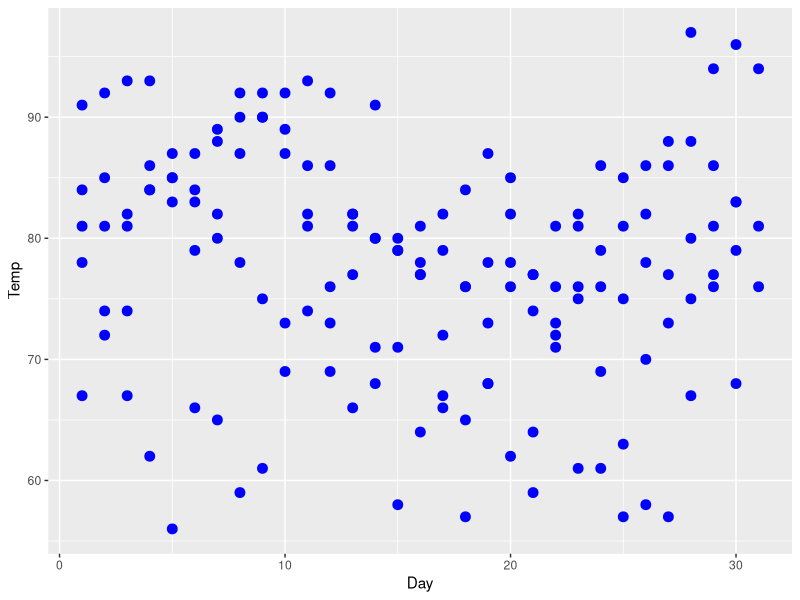
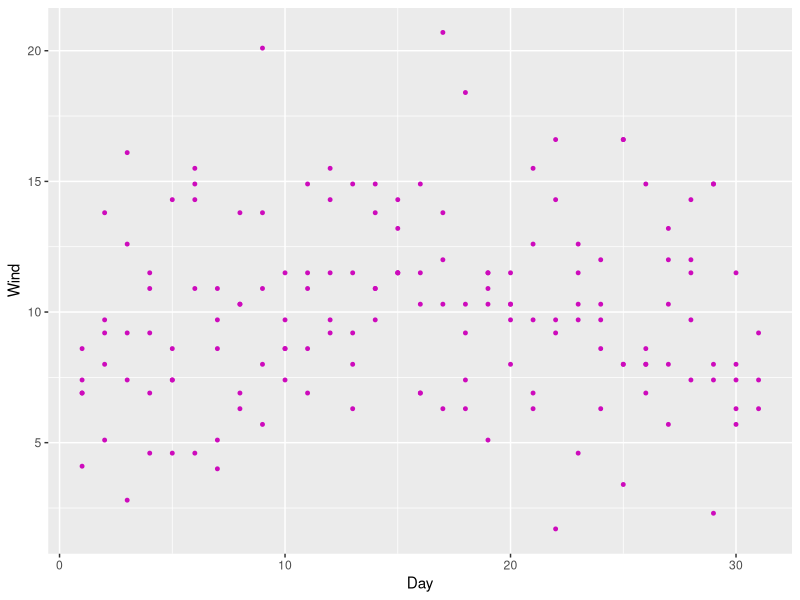
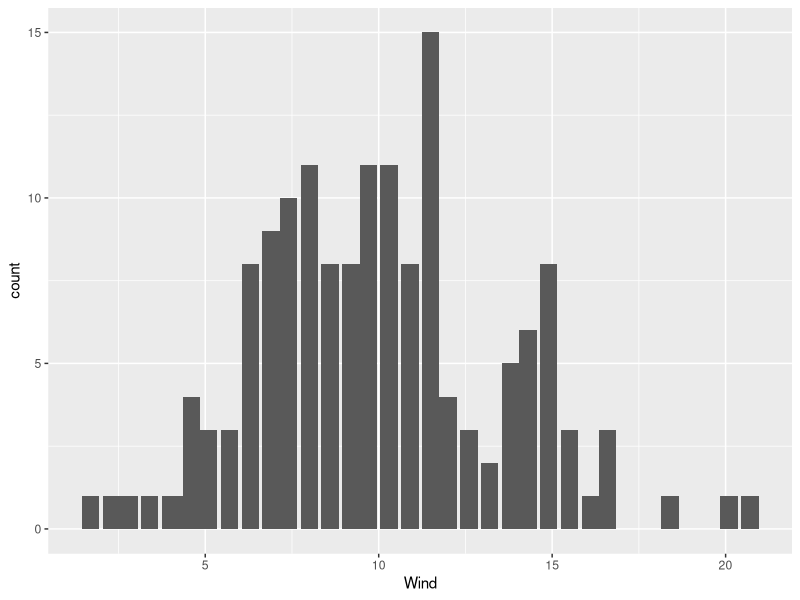
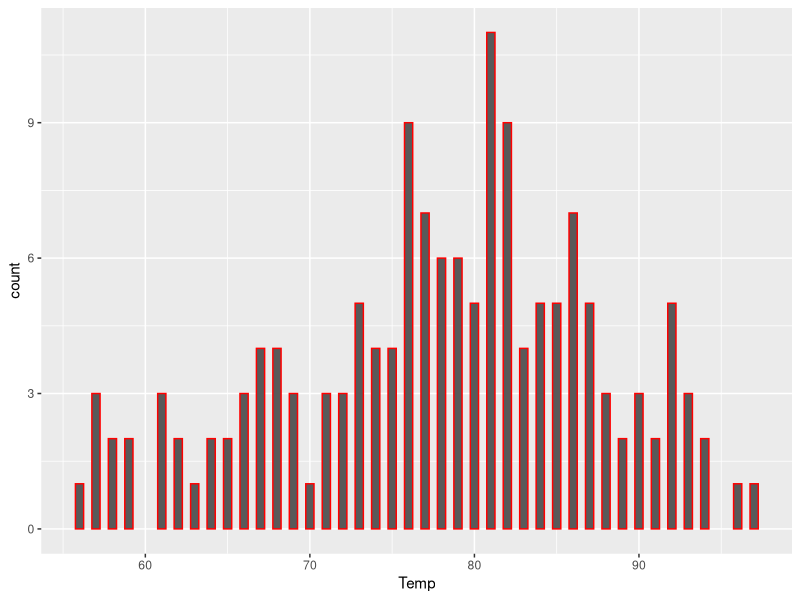
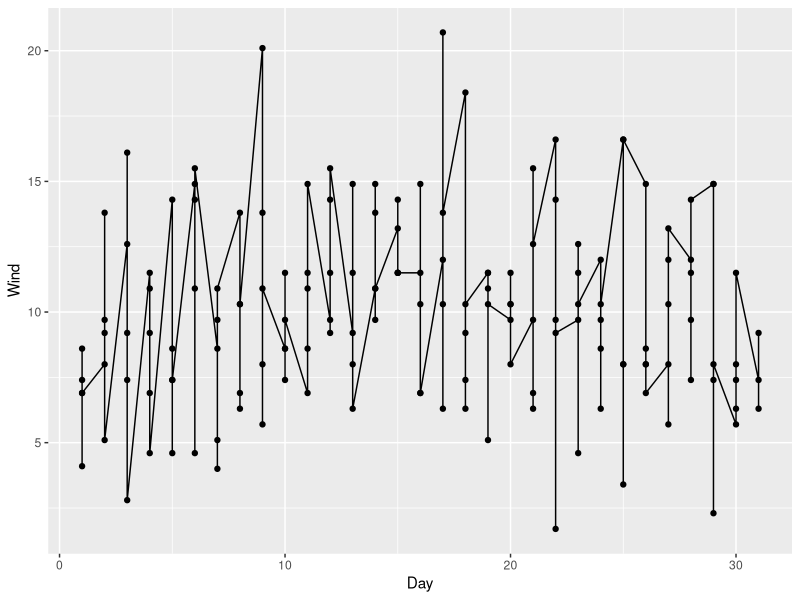
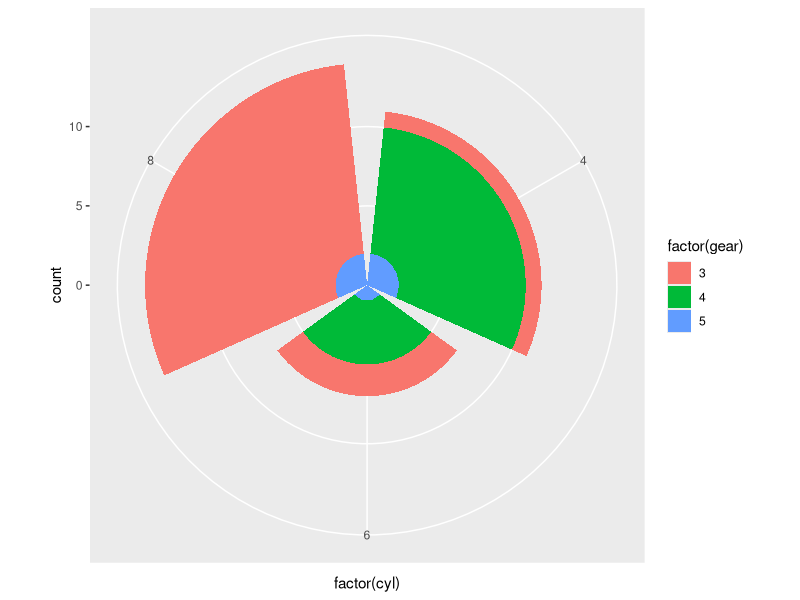
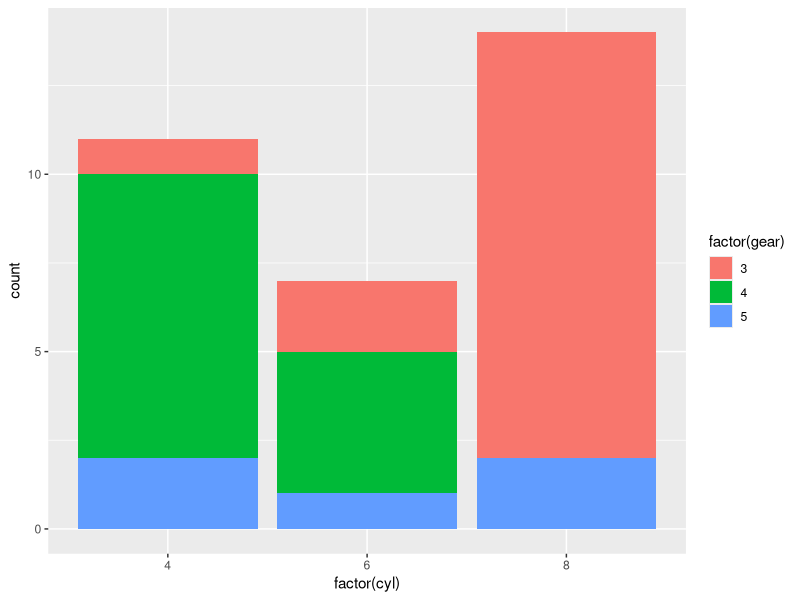
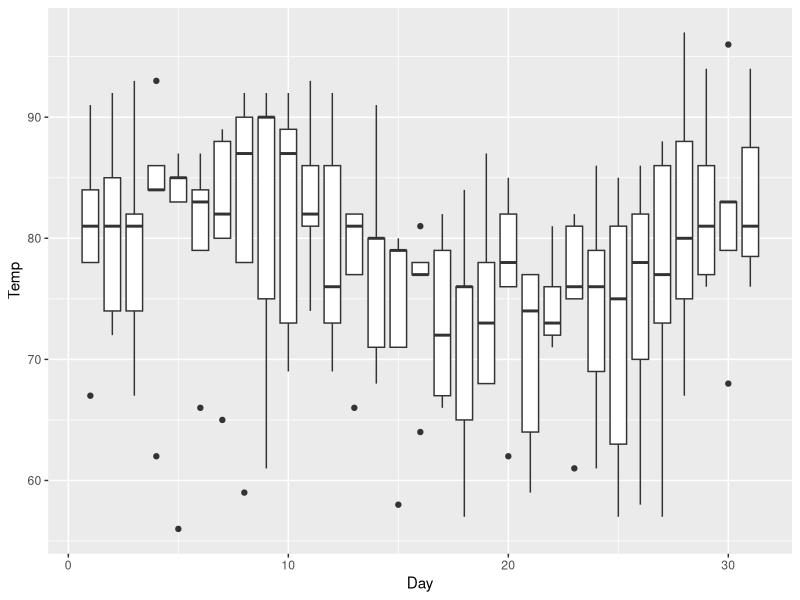

Write the R code that produced these figures, in order.
install.packages('ggplot2')
library(ggplot2)

str(airquality)

ggplot(airquality, aes(x=Day, y=Temp)) + geom_point(size = 3, color = 'blue')
ggplot(airquality, aes(x=Day, y=Wind)) + geom_point(size = 1, color = '14')
ggplot(airquality, aes(x=Wind)) + geom_bar(width = 0.5)
ggplot(airquality, aes(x=Temp)) + geom_bar(width = 0.5, color = 'red')

ggplot(airquality, aes(x=Day, y=Wind)) + geom_line() + 
  geom_point()


ggplot(mtcars, aes(x = factor(cyl))) + geom_bar(aes(fill = factor(gear))) + coord_polar()
ggplot(mtcars, aes(x = factor(cyl))) + geom_bar(aes(fill = factor(gear)))

ggplot(airquality, aes(x = Day, y = Temp, group = Day)) + geom_boxplot()
ggplot(airquality, aes(x = Day, y = Temp, group = Temp)) + geom_boxplot()

str(economics)

ggplot(economics, aes(x = date, y = psavert)) + geom_line() + 
  geom_abline(intercept = 12.18671, slope = -0.14)

ggplot(airquality, aes(x = Day, y = Temp)) + geom_point() + 
  geom_text(aes(label=Temp, vjust=0, hjust=0))

ggplot(mtcars, aes(x = wt, y = mpg)) + geom_point() + 
  annotate('rect', xmin = 3, xmax = 4, ymin = 12, ymax = 21, alpha = 0.5, fill = 'skyblue')+
  annotate('segment', x=2.5, xend=3.7, y=10, yend=17, color='red', arrow=arrow())

ggplot(mtcars, aes(x=gear)) + geom_bar() + 
  labs(x = '기어수', y = '자동차수', title = '변속기 기어별 자동차수') + 
  theme_linedraw() + theme_gray()
           